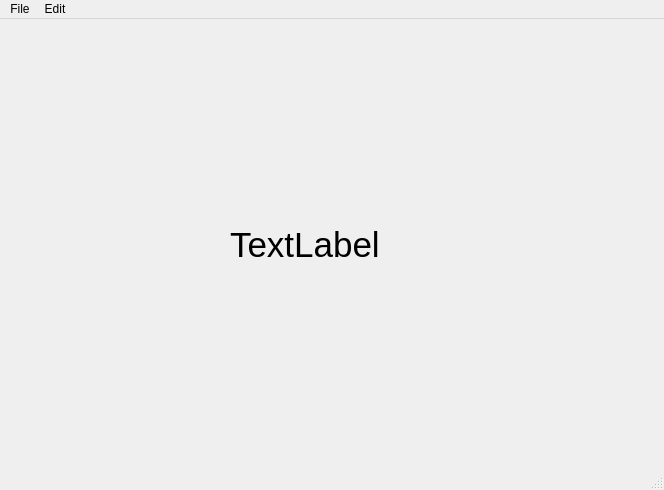
<?xml version="1.0" encoding="UTF-8"?>
<ui version="4.0">
 <class>MainWindow</class>
 <widget class="QMainWindow" name="MainWindow">
  <property name="geometry">
   <rect>
    <x>0</x>
    <y>0</y>
    <width>664</width>
    <height>490</height>
   </rect>
  </property>
  <property name="windowTitle">
   <string>MainWindow</string>
  </property>
  <widget class="QWidget" name="centralwidget">
   <widget class="QLabel" name="label">
    <property name="geometry">
     <rect>
      <x>230</x>
      <y>160</y>
      <width>241</width>
      <height>131</height>
     </rect>
    </property>
    <property name="font">
     <font>
      <pointsize>26</pointsize>
     </font>
    </property>
    <property name="text">
     <string>TextLabel</string>
    </property>
   </widget>
  </widget>
  <widget class="QMenuBar" name="menubar">
   <property name="geometry">
    <rect>
     <x>0</x>
     <y>0</y>
     <width>664</width>
     <height>21</height>
    </rect>
   </property>
   <widget class="QMenu" name="menuFile">
    <property name="title">
     <string>File</string>
    </property>
    <addaction name="actionNew"/>
    <addaction name="actionSave"/>
   </widget>
   <widget class="QMenu" name="menuEdit">
    <property name="title">
     <string>Edit</string>
    </property>
    <addaction name="actionCopy"/>
    <addaction name="actionPaste"/>
   </widget>
   <addaction name="menuFile"/>
   <addaction name="menuEdit"/>
  </widget>
  <widget class="QStatusBar" name="statusbar"/>
  <action name="actionNew">
   <property name="text">
    <string>New</string>
   </property>
   <property name="shortcut">
    <string>Ctrl+N</string>
   </property>
  </action>
  <action name="actionSave">
   <property name="text">
    <string>Save</string>
   </property>
   <property name="shortcut">
    <string>Ctrl+S</string>
   </property>
  </action>
  <action name="actionCopy">
   <property name="text">
    <string>Copy</string>
   </property>
   <property name="shortcut">
    <string>Ctrl+C</string>
   </property>
  </action>
  <action name="actionPaste">
   <property name="text">
    <string>Paste</string>
   </property>
   <property name="shortcut">
    <string>Ctrl+V</string>
   </property>
  </action>
 </widget>
 <resources/>
 <connections/>
</ui>
